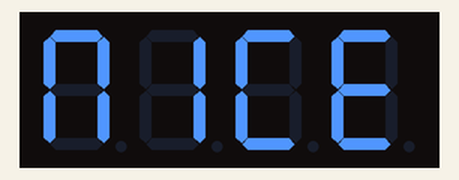
Bench run of a sketch on a simulated Arduino Uno, built with avr-gcc and run on an emulated ATmega328P. Parts: 4-digit seven-segment display.

Above: at 0.1 s.
At 1.9 s:
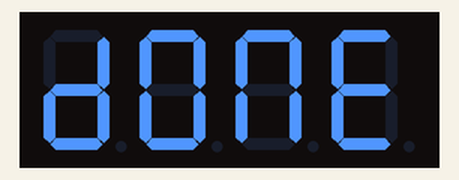

The sketch:

6_FND_setSegments.ino
```cpp
#include <TM1637Display.h>

#define CLK 8
#define DIO 9

TM1637Display disp(CLK, DIO);

// |[2_]F -(_1)A | (_2)B
//        -[4_]G
// |[1_]E -(_8)D | (_4)C :[8_]P (_!__) // Our FND has only one colon where middle of FND. So second digit from left only can use 8_ segment.

uint8_t alphabet[] = {0x77, 0x7c, 0x39, 0x5e, 0x79, 0x71, 0x6f, 0x76, 0x06, 0x0e, 0x79, 0x38, 0x00, 0x37, 0x5c, 0x73, 0x67, 0x50, 0x6d, 0x07, 0x36, 0x1c, 0x00, 0x00, 0x6f, 0x5b}; // M, w, x cannot make.
uint8_t seg_done[] = {SEG_B|SEG_C|SEG_D|SEG_E|SEG_G, SEG_A|SEG_B|SEG_C|SEG_D|SEG_E|SEG_F, SEG_A|SEG_B|SEG_C|SEG_E|SEG_F, SEG_A|SEG_D|SEG_E|SEG_F|SEG_G};
uint8_t seg[4];
uint8_t clr[] = {0, 0, 0, 0};
const char *str = "Nice";

void setup(){
  disp.setBrightness(0);
  disp.setSegments(clr);
}

void loop(){
  for(int i=0; i<strlen(str); i++){
    if(str[i]>96){
      seg[i] = alphabet[str[i]-97];
    }
    else if(str[i]>64){
      seg[i] = alphabet[str[i]-65];
    }
  }
  for(int k=-7; k<8; k++){
    disp.setBrightness(abs(k), true);
    disp.setSegments(seg);
    delay(100);
  }
  disp.setSegments(seg_done);
  delay(1000);
}
```

Measured:
- by itself, everything shown: repeats every 2.8 s, in 16 steps
- what the display in image 1 shows lasts 1.0 s, from 1.9 s to 2.9 s
